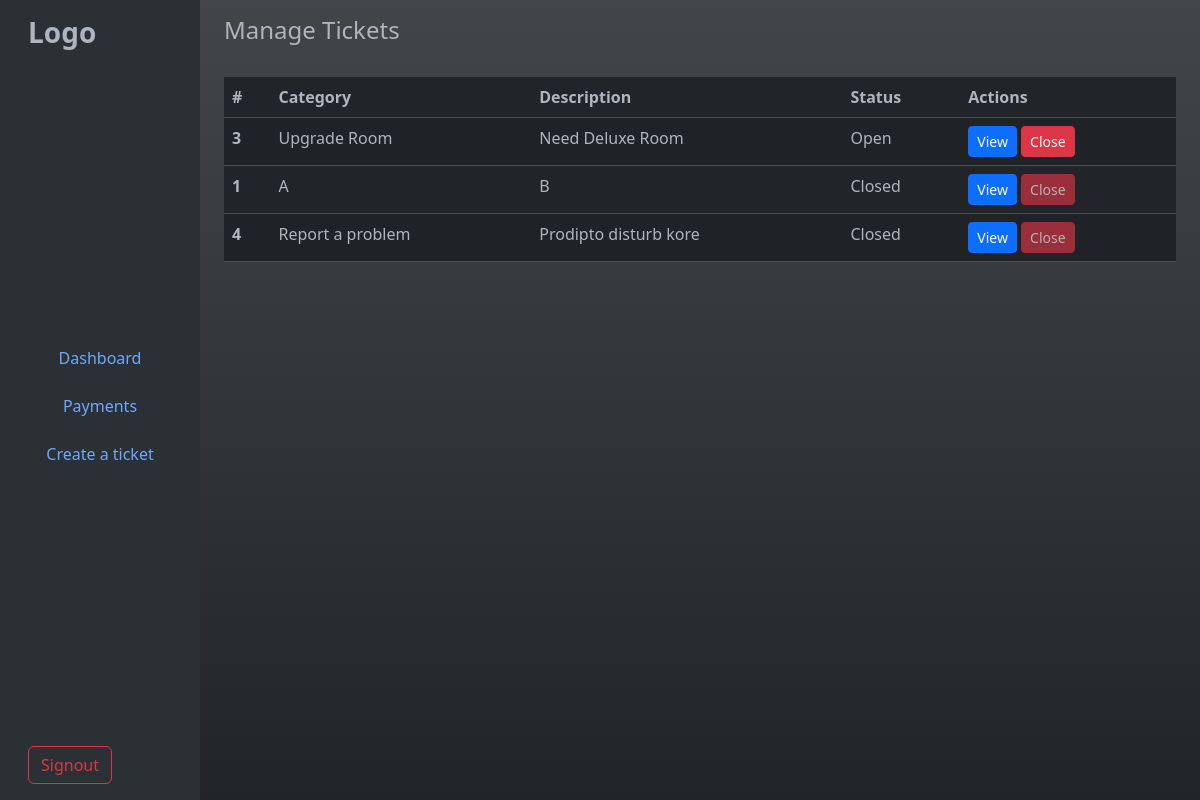
/ticketadmin (signed in), run on an earlier commit of the app's database.
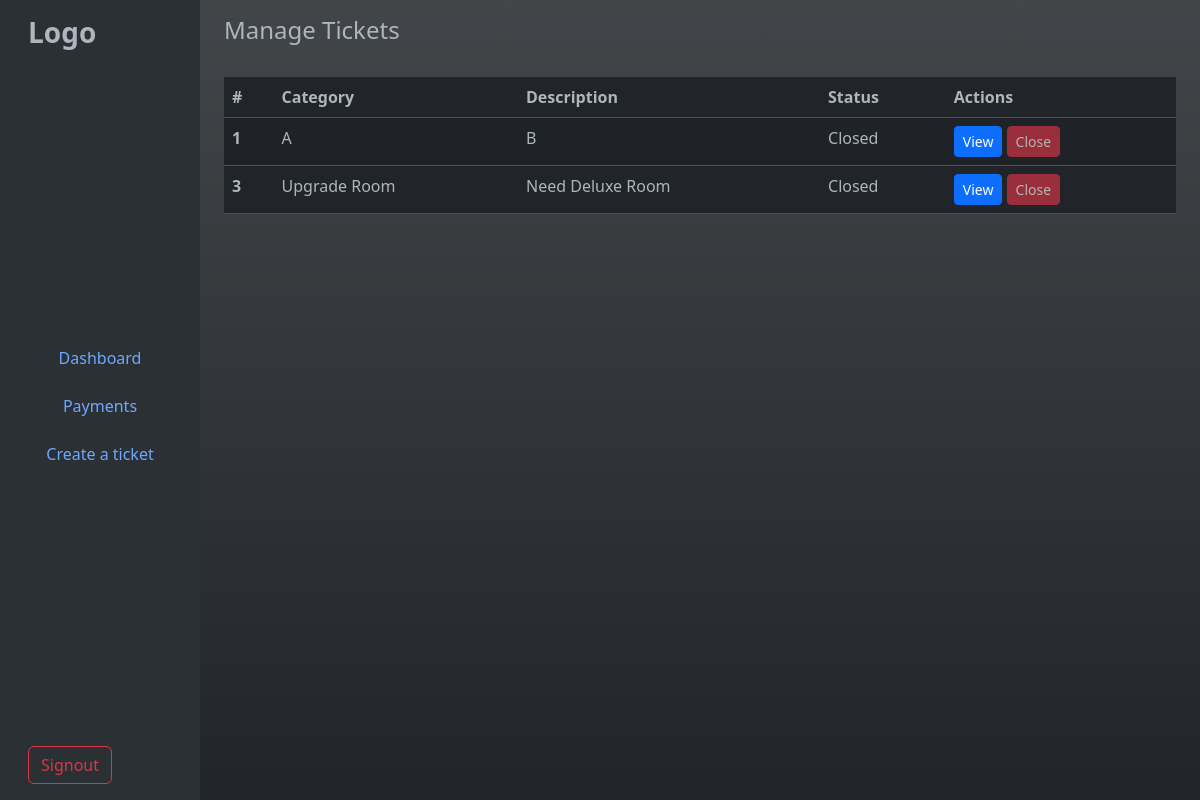
And on a later commit of the database.
### tables this page shows
CREATE TABLE "Tickets" (
	"reportID"	INTEGER,
	"tenantID"	INTEGER NOT NULL,
	"category"	TEXT NOT NULL,
	"Description"	TEXT NOT NULL,
	"status"	TEXT NOT NULL,
	PRIMARY KEY("reportID" AUTOINCREMENT),
	FOREIGN KEY("tenantID") REFERENCES "Tenants"("tenantID")
);

### app.py (the view)
@app.route('/ticketadmin', methods=['GET', 'POST'])
def ticketadmin():
    if session['user']=='admin':
        if request.method == 'POST':
            reportID = request.form['ticket_id']
            closeTicket(reportID)
            return redirect(url_for('ticketadmin'))
        else:
            info = getTickets()
            return render_template('ticketadmin.html', tickets=info)
    else:
        return redirect(url_for('ticket'))

### database/admin.py (called while the page is built)
def dbConnect():
    return sqlite3.connect(os.getenv('DATABASE'))

def getTickets():
    connection = dbConnect()
    cursor = connection.cursor()
    cursor.execute(f"SELECT * FROM Tickets  ORDER BY status DESC")
    result = cursor.fetchall()
    connection.close()
    return result

### templates/ticketadmin.html (shortened to what this page needs)
{% extends "adminbase.html" %}
{% block content %}
<main class="col-md-9 bg-gradient ms-sm-auto col-lg-10 px-md-4">
  <div class="d-flex justify-content-between flex-wrap flex-md-nowrap align-items-center pt-3 pb-2 mb-3">
    <h1 class="h4">Manage Tickets</h1>
  </div>
  <div class="table-responsive">
    <table class="table table-striped table-hover">
      <thead>
        <tr>
          <th scope="col">#</th>
          <th scope="col">Category</th>
          <th scope="col">Description</th>
          <th scope="col">Status</th>
          <th scope="col">Actions</th>
        </tr>
      </thead>
      <tbody>
        {%for i in tickets%}
        <tr>
          <th scope="row">{{i[0]}}</th>
          <td>{{i[2]}}</td>
          <td>{{i[3]}}</td>
          <td>{{i[4]}}</td>
          <td>
              <form action="/ticketadmin" method="POST" style="display:inline;">
                  <button class="btn btn-sm btn-primary">View</button>
                  {%if i[4] == "Open"%}
                  <button class="btn btn-sm btn-danger" type="submit">Close</button>
                  {%endif%}
                  {%if i[4] == "Closed"%}
                  <button class="btn btn-sm btn-danger" disabled>Close</button>
                  {%endif%}
              </form>
          </td>
        </tr>
        {%endfor%}
      </tbody>
    </table>
  </div>
</main>
{% endblock %}

### templates/adminbase.html (shortened to what this page needs)
{% extends "base.html" %}
{% block nav %}
<div class="container-fluid">
    <div class="row">
      <nav class="col-md-3 col-lg-2 d-md-block bg-body-tertiary sidebar">
        <div class="d-flex flex-column flex-wrap justify-content-between vh-100 p-3">
            <div class="logo-section">
                <h3 class="fw-bold mb-4">Logo</h3>
            </div>
            <div class="link-section">
                <ul class="nav flex-column justify-content-center">
                    <li class="nav-item mb-2">
                    <a class="nav-link btn btn-outline-secondary w-100" href="#">Dashboard</a>
                    </li>
                    <li class="nav-item mb-2">
                    <a class="nav-link btn btn-outline-secondary w-100" href="#">Payments</a>
                    </li>
                    <li class="nav-item mb-2">
                    <a class="nav-link btn btn-outline-secondary w-100" href="#">Create a ticket</a>
                    </li>
                </ul>
            </div>
            <div class="signout">
                <button type="submit" class="btn btn-outline-danger">Signout</button>
            </div>
        </div>
      </nav>
    {% block content %}
    {% endblock %}
    </div>
</div>
{% endblock %}

### templates/base.html (shortened to what this page needs)
<!DOCTYPE html>
<html lang="en" data-bs-theme="dark">
<head>
    <link href="https://cdn.jsdelivr.net/npm/bootstrap@5.3.0-alpha3/dist/css/bootstrap.min.css" rel="stylesheet">
</head>
<body>
    {% block nav %}
    {% endblock %}
</body>
</html>

What changed in the data, as far as the page shows it:
removed Tickets: reportID "4", category "Report a problem", Description "Prodipto disturb kore", status "Closed"
shown differently, row unchanged: Tickets id 1: moves up the list
changed Tickets "Upgrade Room": status "Open" → "Closed"
